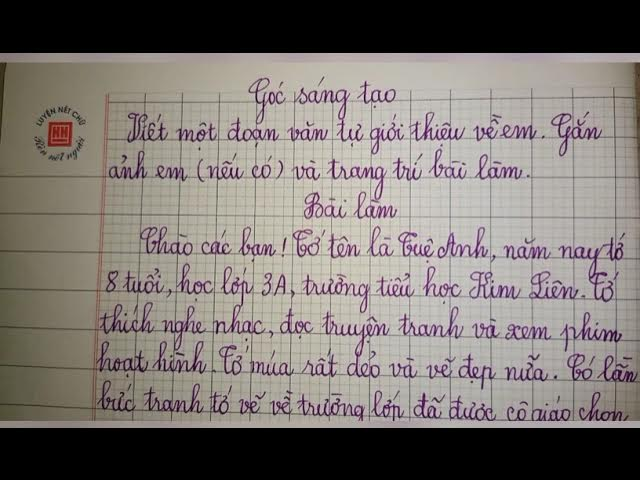
#> input picture sddefault.jpg, 640 x 480 px, found by its file name
$ python test3.py
#> lines starting #> are read from the running program, lines starting #| are printed output that depends on the picture; after the words box and inside, x2 and y2 are one past the last pixel; in counts of white or black regions, pixels touching at a corner belong together
import cv2
import pytesseract
import os

pytesseract.pytesseract.tesseract_cmd = r"C:\Program Files\Tesseract-OCR\tesseract.exe"
os.environ["TESSDATA_PREFIX"] = r"C:\Program Files\Tesseract-OCR\tessdata"

def preprocess_image(image_path):
#> called with image_path = 'sddefault.jpg'
    img = cv2.imread(image_path)
#> img is the input picture: shape (480, 640, 3); mean B, G, R 113.8, 117.5, 124.4
    gray = cv2.cvtColor(img, cv2.COLOR_BGR2GRAY)

    # thử nhiều cách threshold
    _, thresh = cv2.threshold(gray, 150, 255, cv2.THRESH_BINARY)
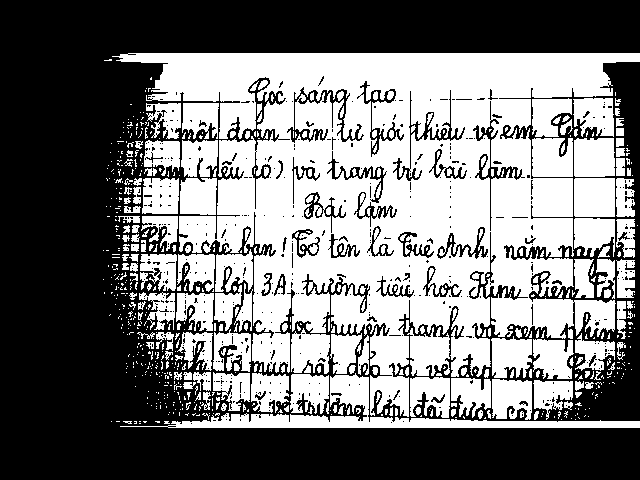
#> thresh: shape (480, 640); 47.3% white; 704 white regions (493 under 20 px), largest, box (x1, y1, x2, y2) and area: (112, 53, 640, 417) 90322, (120, 373, 640, 428) 5515, (574, 178, 615, 217) 1597

    # Lưu để xem thử ảnh xử lý ra sao
    cv2.imwrite("processed.jpg", thresh)

    return thresh

def scan_to_text(image_path, lang='vie'):
    img = preprocess_image(image_path)
#> (the run stopped early here; a loop or call above may not have finished)
